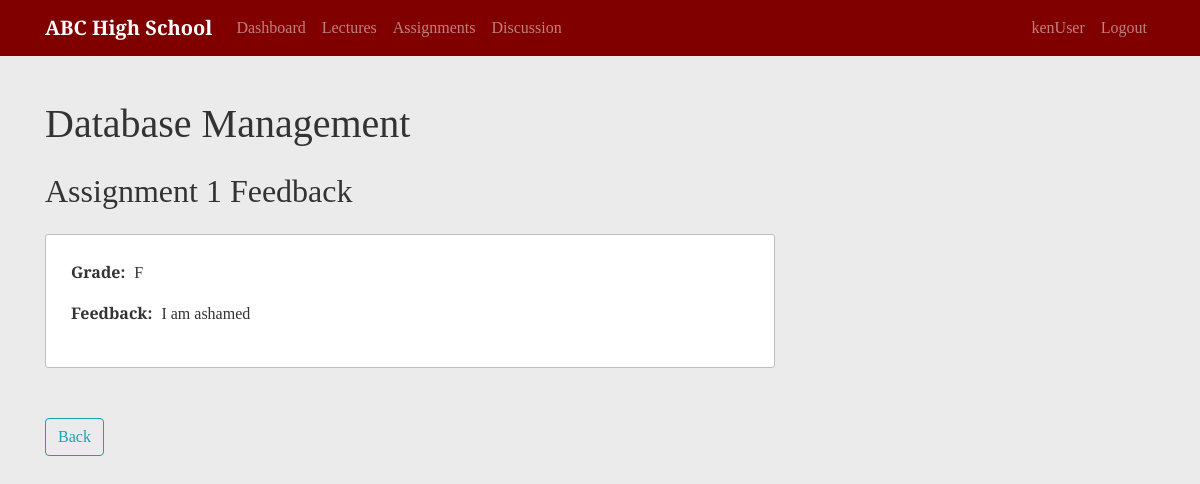
Page /course/1/assignments/1/feedback/ (signed in) on the earlier database version.
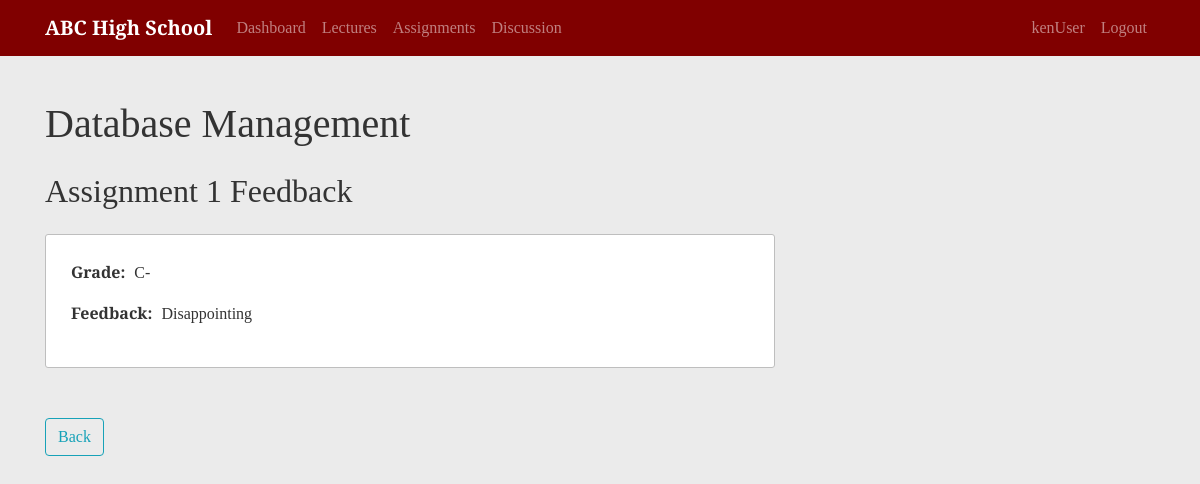
Same page on the later database version.
### school/models.py (models this page shows, shortened)
class Submission(models.Model):
    GRADE_CHOICES = [
        ('A+', 'A+'),
        ('A', 'A'),
        ('A-', 'A-'),
        ('B+', 'B+'),
        ('B', 'B'),
        ('B-', 'B-'),
        ('C+', 'C+'),
        ('C', 'C'),
        ('C-', 'C-'),
        ('D+', 'D+'),
        ('D', 'D'),
        ('F', 'F')
    ]
    student = models.ForeignKey(Student, on_delete=models.CASCADE)
    assignment = models.ForeignKey(Assignment, on_delete=models.CASCADE)
    grade_report = models.CharField(max_length=2, choices=GRADE_CHOICES, blank=True)
    feedback = models.TextField(blank=True)
    submission_time = models.DateTimeField(default=timezone.now)
    content = models.FileField(upload_to='submissions', null=True)
    class Meta:
        unique_together = ['student', 'assignment']
    def __str__(self):
        return f'{self.student} submission for {self.assignment}'

class Assignment(models.Model):
    course = models.ForeignKey(Course, on_delete=models.CASCADE)
    due_date = models.DateTimeField()
    assignment_number = models.PositiveIntegerField()
    content = models.FileField(upload_to='file_uploads', null=True)
    class Meta:
        unique_together = ['course', 'assignment_number']
    def __str__(self):
        return f'{self.course} Assignment {self.assignment_number}'

class Course(models.Model):
    ONE = '1'
    TWO = '2'
    THREE = '3'
    FOUR = '4'
    FIVE = '5'
    SIX = '6'
    TIME_CHOICES = [
        (ONE, 'Period 1'),
        (TWO, 'Period 2'),
        (THREE, 'Period 3'),
        (FOUR, 'Period 4'),
        (FIVE, 'Period 5'),
        (SIX, 'Period 6')
    ]
    MONDAY = 'MO'
    TUESDAY = 'TU'
    WEDNESDAY = 'WE'
    THURSDAY = 'TH'
    FRIDAY = 'FR'
    DAY_CHOICES = [
        (MONDAY, 'Monday'),
        (TUESDAY, 'Tuesday'),
        (WEDNESDAY, 'Wednesday'),
        (THURSDAY, 'Thursday'),
        (FRIDAY, 'Friday')
    ]
    course_name = models.CharField(max_length=255)
    instructor = models.ForeignKey(Instructor, null=True, on_delete=models.SET_NULL)
    time = models.CharField(max_length=1, blank=True, choices=TIME_CHOICES)
    day = models.CharField(max_length=2, blank=True, choices=DAY_CHOICES)
    def __str__(self):
        return f'{self.course_name} (ID:{self.id})'

### school/views.py (the view)
# urls.py: path('course/<int:course_id>/assignments/<int:pk>/feedback/', FeedbackListView.as_view(), name='submission-detail'),
class FeedbackListView(LoginRequiredMixin, UserPassesTestMixin, ListView):
    model = Submission
    context_object_name = 'submissions'
    template_name = 'school/submission_list.html'
    def get_queryset(self):
        user = self.request.user
        queryset = {}
        assignment = get_object_or_404(Assignment, id=self.kwargs.get('pk'))
        print(assignment)
        student = Student.objects.filter(user=user).first()
        print(student)
        queryset['feedback'] = Submission.objects.filter(assignment=assignment, student=student)
        queryset['assignment_list'] = assignment
        print(Submission.objects.filter(assignment=assignment, student=student))
        return queryset
    def test_func(self):
        user = self.request.user
        course = get_object_or_404(Course, id=self.kwargs.get('course_id'))
        student = Student.objects.filter(user=user).first()
        if student:
            if EnrolledIn.objects.filter(student=student, course=course).exists():
                return True
            if AssistsIn.objects.filter(student=student, course=course).exists():
                return True
        if user.is_superuser:
            return True
        return False

### users/models.py (called while the page is built)
    def __str__(self):
        return f'{self.user.first_name} {self.user.last_name} ({self.student_id_no})'

### school/templates/school/submission_list.html (shortened to what this page needs)
{% extends "school/course.html" %}
{% block content %}
  {% if not submissions.feedback%}
      <h1 class="mb-4">{{submissions.assignment_list.course.course_name}}</h1>
      <h2 class="mb-4">Assignment {{submissions.assignment_list.assignment_number}}</h2>
      <p class="lead">Feedback has not been posted</p>
      <a class="btn btn-outline-info" href="{% url 'assignment-list' view.kwargs.course_id  %}">Back</a>
    {% else %}
    {% for submission in submissions.feedback %}
      {% if not submission.feedback%}
        <h1 class="mb-4">{{submission.assignment.course.course_name}}</h1>
        <h1 class="mb-4">Assignment {{submission.assignment.assignment_number}}</h1>
        <p class="lead">Feedback has not been posted</p>
        {% else %}
        <h1 class="mb-4">{{submission.assignment.course.course_name}}</h1>
        <h2 class="mb-4">Assignment {{submission.assignment.assignment_number}} Feedback</h2>
        <article class="content-section">
          <p>
            <span class="data-title">Grade:</span>
            <span class="data-content">{{ submission.grade_report }}</span>
          </p>
          <p>
            <span class="data-title">Feedback:</span>
            <span class="data-content">{{submission.feedback}}</span>
          </p>
          </article>
      {% endif %}
      <a class="btn btn-outline-info" href="{% url 'assignment-list' view.kwargs.course_id  %}">Back</a>
    {% endfor %}
  {% endif %}
{% endblock content %}

### school/templates/school/course.html (shortened to what this page needs)
{% extends "school/content.html" %}
{% block course_links %}
  <a class="nav-item nav-link " href="{% url 'lecture-list' view.kwargs.course_id%}">Lectures</a>
  <a class="nav-item nav-link " href="{% url 'assignment-list' view.kwargs.course_id%}">Assignments</a>
  <a class="nav-item nav-link" href="#">Discussion</a>
{% endblock course_links %}

### school/templates/school/content.html (shortened to what this page needs)
{% extends "school/base.html" %}
{% block display %}
  <div class="row">
    <div class="col-md-8">
      {% block content %}{% endblock %}
    </div>
  </div>
{% endblock display %}

### school/templates/school/base.html (shortened to what this page needs)
{% load static %}
<!DOCTYPE html>
<html lang="en">
  <head>
    <link rel="stylesheet" href="https://stackpath.bootstrapcdn.com/bootstrap/4.3.1/css/bootstrap.min.css">
    <link rel="stylesheet" href="https://cdnjs.cloudflare.com/ajax/libs/datepicker/0.6.5/datepicker.min.css" />
    <link rel="stylesheet" href="{% static 'school/main.css' %}">
  </head>
  <body>
    <nav class="navbar navbar-expand-md navbar-dark fixed-top">
      <div class="container">
        <a class="navbar-brand" href="/">ABC High School</a>
        <div class="collapse navbar-collapse" id="navbarCollapse">
          <div class="navbar-nav mr-auto">
            {% if user.is_authenticated %}
              <a class="nav-item nav-link {% if request.resolver_match.url_name == 'user-dashboard' %}active{% endif %}" href="{% url 'home' %}">Dashboard</a>
            {% else %}
              <a class="nav-item nav-link {% if request.resolver_match.url_name == 'home' %}active{% endif %}" href="{% url 'home' %}">Home</a>
            {% endif %}
            {% block course_links %}{% endblock course_links %}
          </div>
          <div class="navbar-nav">
            {% if user.is_authenticated %}
              <a class="nav-item nav-link {% if request.resolver_match.url_name == 'profile' and user.username == kwargs.username %}active{% endif %}" href="{% url 'profile' user.username %}">{{ user }}</a>
              <a class="nav-item nav-link" href="{% url 'logout' %}">Logout</a>
            {% else %}
              <a class="nav-item nav-link {% if request.resolver_match.url_name == 'login' %}active{% endif %}" href="{% url 'login' %}">Sign In</a>
            {% endif %}
          </div>
        </div>
      </div>
    </nav>
    <div class="container main-body">
      {% block display %}{% endblock display %}
    </div>
  </body>
</html>

### school/static/school/main.css (style rules this page uses)
body { background: #ebebeb; color: #333333; margin-top: 5rem; font-family: 'Arvo', serif; }
.navbar { background-color: #800000; }
.navbar-brand { font-weight: 700; }
.main-body { margin-top: 100px; margin-bottom: 60px; }
.content-section { background-color:#ffffff; border: 1px solid #bebebe; border-radius: 3px; padding: 25px; margin-bottom: 50px; }
.data-title { font-weight: 700; margin-right: 5px; }
.data-content { display: inline-block; }

Differences in the rows shown:
changed Submission "Database Management": grade_report "F" → "C-"; feedback "I am ashamed" → "Disappointing"
